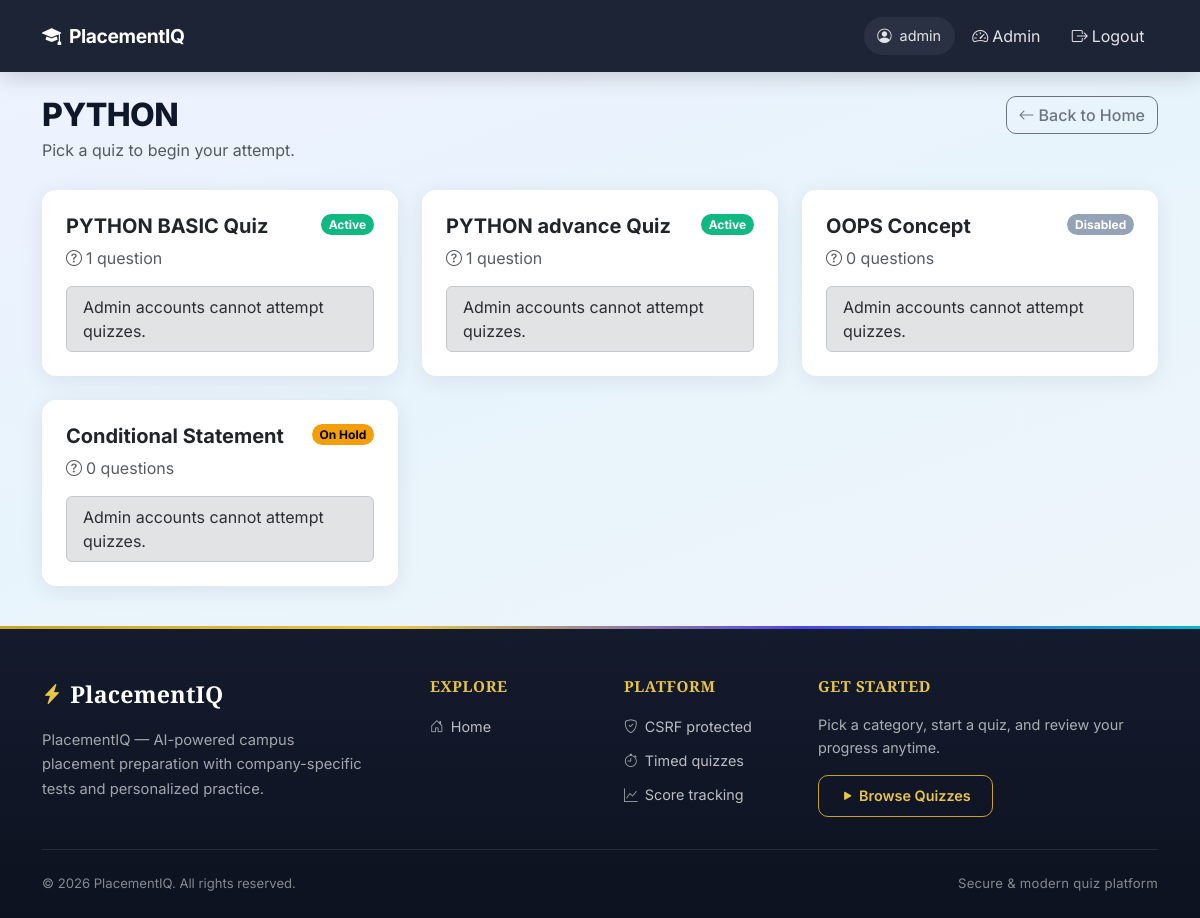
The app's page /category/1/ (signed in), older data.
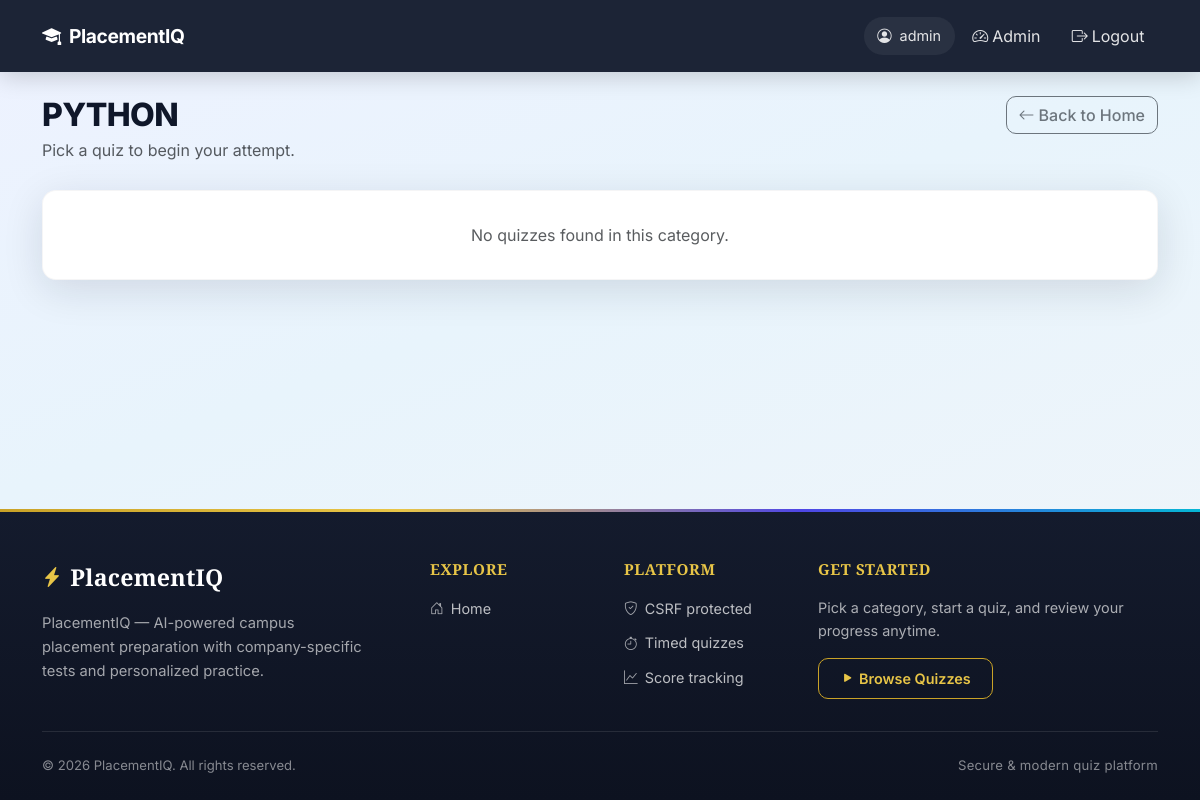
The same page, newer data.
### app1/models.py (models this page shows, shortened)
class Quiz(models.Model):
    STATUS_CHOICES = (
        ("active", "Active"),
        ("hold", "Hold"),
        ("disabled", "Disabled"),
    )
    DIFFICULTY_CHOICES = (
        ("easy", "Easy"),
        ("medium", "Medium"),
        ("hard", "Hard"),
    )
    SECTION_CHOICES = (
        ("aptitude", "Aptitude"),
        ("reasoning", "Reasoning"),
        ("english", "English"),
        ("coding", "Coding"),
        ("technical", "Technical"),
    )
    title = models.CharField(max_length=255)
    category = models.ForeignKey(Category, on_delete=models.CASCADE, related_name="quizzes")
    company = models.ForeignKey(
        Company, on_delete=models.SET_NULL, null=True, blank=True, related_name="tests"
    )
    difficulty = models.CharField(max_length=10, choices=DIFFICULTY_CHOICES, default="medium")
    section = models.CharField(max_length=20, choices=SECTION_CHOICES, default="aptitude")
    duration_minutes = models.PositiveIntegerField(default=30, help_text="Total test duration")
    marks_per_question = models.DecimalField(max_digits=6, decimal_places=2, default=Decimal("1.00"))
    negative_marks = models.DecimalField(max_digits=6, decimal_places=2, default=Decimal("0.00"))
    target_question_count = models.PositiveIntegerField(default=10)
    drive_date = models.DateField(null=True, blank=True, help_text="Upcoming campus drive date")
    status = models.CharField(max_length=20, choices=STATUS_CHOICES, default="active")
    created_at = models.DateTimeField(auto_now_add=True)

### app1/views.py (the view)
# urls.py: path("category/<int:category_id>/", views.category_quizzes, name="category_quizzes"),
def category_quizzes(request, category_id):
    category = get_object_or_404(Category, id=category_id)
    quizzes = Quiz.objects.filter(category=category).annotate(total_questions=Count("question"))
    if not (request.user.is_authenticated and request.user.is_staff):
        quizzes = quizzes.filter(status="active")
    return render(
        request,
        "quizzes_by_category.html",
        {"quizzes": quizzes, "category": category},
    )

### app1/context_processors.py (called while the page is built, shortened)
def student_profile(request):
    if not request.user.is_authenticated or request.user.is_staff:
        return {}

### templates/quizzes_by_category.html (shortened to what this page needs)
{% extends 'base.html' %}
{% block content %}
<div class="page-header">
    <div>
        <h2>{{ category.name }}</h2>
        <p class="text-muted mb-0">Pick a quiz to begin your attempt.</p>
    </div>
    <a href="{% url 'home' %}" class="btn btn-outline-secondary btn-back">
        <i class="bi bi-arrow-left me-1"></i>Back to Home
    </a>
</div>
<div class="row g-4">
    {% for quiz in quizzes %}
    <div class="col-sm-6 col-xl-4">
        <div class="card quiz-card">
            <div class="card-body p-4">
                <div class="d-flex justify-content-between align-items-start mb-2">
                    <h5 class="card-title fw-bold mb-0">{{ quiz.title }}</h5>
                    {% if quiz.status == 'active' %}
                        <span class="badge rounded-pill badge-status-active">Active</span>
                    {% elif quiz.status == 'hold' %}
                        <span class="badge rounded-pill badge-status-hold">On Hold</span>
                    {% else %}
                        <span class="badge rounded-pill badge-status-disabled">Disabled</span>
                    {% endif %}
                </div>
                <p class="text-muted mb-1"><i class="bi bi-question-circle me-1"></i>{{ quiz.total_questions }} question{{ quiz.total_questions|pluralize }}</p>
                {% if user.is_staff %}
                    <div class="alert alert-secondary mt-3 mb-0 py-2">Admin accounts cannot attempt quizzes.</div>
                {% else %}
                    <div class="alert alert-info mt-3 mb-0 py-2">
                        <a href="{% url 'student_login' %}">Login</a> to attempt this quiz.
                    </div>
                {% endif %}
            </div>
        </div>
    </div>
    {% empty %}
    <div class="col-12">
        <div class="content-wrapper text-center text-muted">No quizzes found in this category.</div>
    </div>
    {% endfor %}
</div>
{% endblock %}

Row changes from the older to the newer data that the page shows:
removed Quiz: title "PYTHON BASIC Quiz", status "Active", total_questions "1"
removed Quiz: title "PYTHON advance Quiz", status "Active", total_questions "1"
removed Quiz: title "OOPS Concept", status "Disabled", total_questions "0"
removed Quiz: title "Conditional Statement", status "On Hold", total_questions "0"
Text that changed along with them:
text now shown: "No quizzes found in this category."
